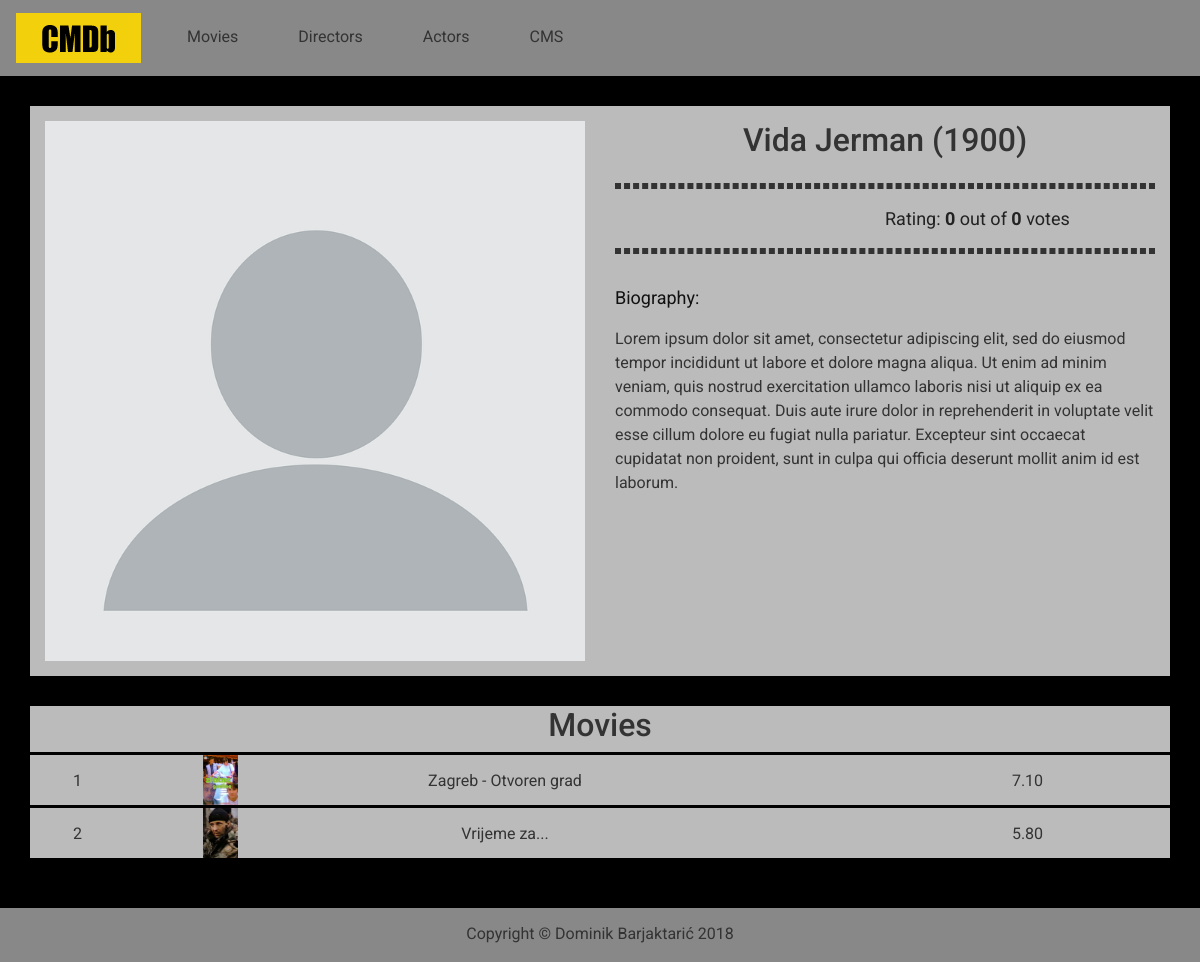
The app's page /index.php?a=one_actor&id=138 with its own data.
### tables this page shows
CREATE TABLE IF NOT EXISTS `stars` (
  `id` int(6) NOT NULL AUTO_INCREMENT,
  `first_name` varchar(30) NOT NULL,
  `last_name` varchar(50) NOT NULL,
  `image` varchar(255) NOT NULL,
  `description` text NOT NULL,
  `rating_sum` decimal(6,2) NOT NULL,
  `votes` int(3) NOT NULL,
  `year_of_birth` int(4) DEFAULT NULL,
  `year_of_death` int(4) DEFAULT NULL,
  `is_actor` tinyint(1) NOT NULL,
  `is_director` tinyint(1) NOT NULL,
  PRIMARY KEY (`id`),
  KEY `year_of_birth` (`year_of_birth`) USING BTREE,
  KEY `year_of_death` (`year_of_death`) USING BTREE
);

CREATE TABLE IF NOT EXISTS `movies` (
  `id` int(6) NOT NULL AUTO_INCREMENT,
  `title` varchar(255) NOT NULL,
  `duration` int(3) NOT NULL,
  `image` varchar(255) NOT NULL,
  `description` text NOT NULL,
  `rating_sum` decimal(6,2) NOT NULL,
  `votes` int(3) NOT NULL,
  `release_year` int(4) NOT NULL,
  PRIMARY KEY (`id`),
  KEY `release_year` (`release_year`) USING BTREE
);

### classes/star.php (called while the page is built, shortened)
<?php
class Star extends Database {
    public function getOneActor() {
        $id = $_GET['id'];
        $sql = ("SELECT * FROM stars WHERE id = $id");
        $result = $this->connect()->query($sql);
        $num_rows = $result->num_rows;
        if ($num_rows > 0) {
            $row = $result->fetch_assoc();
            $data = $row;
            $data = json_encode($data);
            return $data;
        }
        else {
            echo 'Sorry, there might be a problem with an actor ID in the Database';
            return 0;
        }
    }
}

### classes/conn.php (called while the page is built, shortened)
<?php
class Database {
   protected function connect() {
        $this->host = 'localhost';
        $this->user = 'root';
        $this->pass = '';
        $this->db = 'cmdb';
        $conn = new mysqli($this->host, $this->user, $this->pass, $this->db);
        $conn->set_charset("utf8");
        return $conn;
    }
}

### functions.php (called while the page is built, shortened)
<?php
function calculateRating($rating_sum, $votes) {
    if ($votes == 0) {
        return 0.0;
    }
    else {
        $rating = (float) ($rating_sum / $votes);
        $rating = number_format((float)$rating, 2, '.', '');
        return $rating;
    }
}
function dumpYearOfDeathIfExists($year) {
    if ($year == 0) {
        return ")";
    }
    else {
        return '-'.$year.')';
    }
}

### classes/movie_actor.php (called while the page is built, shortened)
<?php
class MovieActor extends Database {
    public function getActorMovies() {
        $actor_id = $_GET['id'];
        $sql = ("SELECT m.id as movie_id, m.title, m.image, m.rating_sum, m.votes
            FROM movies AS m
            JOIN movies_actors AS ma ON ma.movie_id = m.id
            JOIN stars AS s ON s.id = ma.actor_id
            WHERE s.id = $actor_id");
        $result = $this->connect()->query($sql);
        $num_rows = $result->num_rows;
        if ($num_rows > 0) {
            while ($row = $result->fetch_assoc()) {
                $data[] = $row;
            }
        }
        $data = json_encode($data);
        return $data;
    }
}

### views/home_view.php (the view, shortened to what this page needs)
<?php
require_once ('functions.php');
function showOneActor() {
    require_once('classes/star.php');
    require_once('classes/movie_actor.php');
    $actor = new Star();
    $actor_movie = new MovieActor();
    $json = $actor->getOneActor();
    $json_movie = $actor_movie->getActorMovies();
    $data = json_decode($json, true);
    $movies = json_decode($json_movie, true);
    $rating = calculateRating((float)$data['rating_sum'], (int)$data['votes']);
    echo '<div class="container">';
        echo '<div class="row mg_30_top">';
            echo '<div class="col-6 pd_15_top_bot">';
                echo '<img src="'.$data['image'].'" alt="'.$data['last_name'].'" class="star_fit_image">';
            echo '</div>';
            echo '<div class="col-6 pd_15_top_bot">';
                echo '<div class="row">';
                    echo '<div class="col-12">';
                        echo '<h2 class="text-center">';
                            echo $data['first_name'].' ';
                            echo $data['last_name'].' (';
                            echo $data['year_of_birth'];
                            echo dumpYearOfDeathIfExists($data['year_of_death']);
                        echo '</h2>';
                    echo '</div>';
                echo '</div>';
                echo '<hr class="custom_hr">';
                echo '<div class="row mg_10_top">';
                    echo '<div class="offset-6"';
                    echo '<div class="col-6">';
                        echo '<p class="text-right votes_rating_format_txt mg_0_bot">';
                            echo 'Rating: <b>'.$rating.'</b> out of <b>'.$data['votes'].'</b> votes';
                        echo '</p>';
                    echo '</div>';
                echo '</div>';
                echo '<hr class="custom_hr">';
                echo '<div class="row mg_30_top">';
                    echo '<div class="col-12">';
                        echo '<p id="plot_format_txt">Biography:</p>';
                        echo $data['description'];
                    echo '</div>';
                echo '</div>';
            echo '</div>';
        echo '</div>';
    echo '</div>';
    $movie_increment = 1;
    echo '<div class="container">';
        echo '<div class="row mg_30_top">';
            echo '<div class="col-12">';
                echo '<h2 class="text-center">';
                    echo 'Movies';
                echo '</h2>';
            echo '</div>';
        echo '</div>';
    echo '</div>';
    foreach ($movies as $movie) {
        $rating = calculateRating((float)$movie['rating_sum'], (int)$movie['votes']);
        echo '<div class="container">';
            echo '<a href="index.php?a=one_movie&id='.$movie['movie_id'].'" class="format_anchor_txt" >';
                echo '<div class="row mg_3_top row_is_link">';
                    echo '<div class="col-1 text-center table_height_align">';
                        echo $movie_increment;
                    echo '</div>';
                    echo '<div class="col-2 text-center">';
                        echo '<img src="'.$movie['image'].'" alt="'.$movie['title'].'" class="movie_list_image_size">';
                    echo '</div>';
                    echo '<div class="col-4 text-center table_height_align">';
                        echo $movie['title'].'';
                    echo '</div>';
                    echo '<div class="col-1 text-center table_height_align">';
                        echo $rating;
                    echo '</div>';
                echo '</div>';
            echo '</a>';
        echo '</div>';
        $movie_increment++;
    }
}

### css/style.css (style rules this page uses)
body { box-sizing: border-box; font-family: 'Roboto', sans-serif !important; background-color: #000; }
.container { background-color: #bbb; color: #333; }
.mg_3_top { margin-top: 3px; }
.mg_10_top { margin-top: 10px; }
.mg_30_top { margin-top: 30px; }
.mg_0_bot { margin-bottom: 0; }
.pd_15_top_bot { padding-top: 15px; padding-bottom: 15px; }
::placeholder { font-family: 'Roboto', sans-serif !important; }
.movie_list_image_size { height: 50px; width: 35px; }
.table_height_align { padding-top: 14px; }
.format_anchor_txt { text-decoration: none; color: #333; }
.star_fit_image { max-width: 100%; width: 100%; height: auto; }
.votes_rating_format_txt { color: #222; font-size: 18px; }
#plot_format_txt { color: #111; font-size: 18px; }
.custom_hr { border-top: 3px dashed #333; border-bottom: 3px dashed #333; }

### records on screen
stars: image (placeholder picture), first_name "Vida", last_name "Jerman", year_of_birth "1900", year_of_death ")", votes "0", description "Lorem ipsum dolor sit amet, consectetur adipiscing elit, sed do eiusmod tempor incididunt ut labore et dolore magna aliqua. Ut enim ad minim veniam, quis nostrud exercitation ullamco laboris nisi ut aliquip ex ea commodo consequat. Duis aute irure dolor in reprehenderit in voluptate velit esse cillum dolore eu fugiat nulla pariatur. Excepteur sint occaecat cupidatat non proident, sunt in culpa qui officia deserunt mollit anim id est laborum."
movies: image (picture), title "Zagreb - Otvoren grad", rating_sum "7.10"
movies: image (picture), title "Vrijeme za...", rating_sum "5.80"
